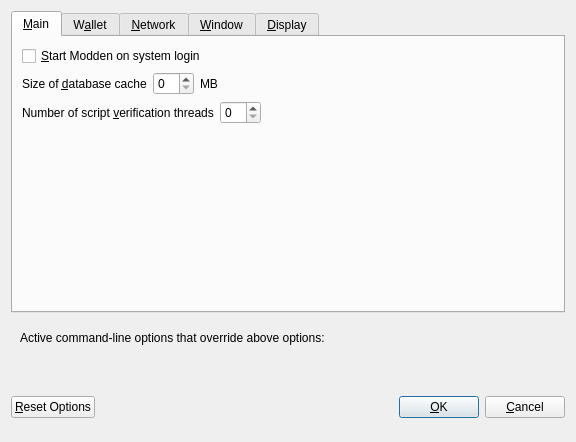
<?xml version="1.0" encoding="UTF-8"?>
<ui version="4.0">
 <class>OptionsDialog</class>
 <widget class="QDialog" name="OptionsDialog">
  <property name="geometry">
   <rect>
    <x>0</x>
    <y>0</y>
    <width>576</width>
    <height>442</height>
   </rect>
  </property>
  <property name="windowTitle">
   <string>Options</string>
  </property>
  <property name="modal">
   <bool>true</bool>
  </property>
  <layout class="QVBoxLayout" name="verticalLayout">
   <item>
    <widget class="QTabWidget" name="tabWidget">
     <property name="currentIndex">
      <number>0</number>
     </property>
     <widget class="QWidget" name="tabMain">
      <attribute name="title">
       <string>&amp;Main</string>
      </attribute>
      <layout class="QVBoxLayout" name="verticalLayout_Main">
       <item>
        <widget class="QCheckBox" name="bitcoinAtStartup">
         <property name="toolTip">
          <string>Automatically start Modden after logging in to the system.</string>
         </property>
         <property name="text">
          <string>&amp;Start Modden on system login</string>
         </property>
        </widget>
       </item>
       <item>
        <layout class="QHBoxLayout" name="horizontalLayout_2_Main">
         <item>
          <widget class="QLabel" name="databaseCacheLabel">
           <property name="text">
            <string>Size of &amp;database cache</string>
           </property>
           <property name="textFormat">
            <enum>Qt::PlainText</enum>
           </property>
           <property name="buddy">
            <cstring>databaseCache</cstring>
           </property>
          </widget>
         </item>
         <item>
          <widget class="QSpinBox" name="databaseCache"/>
         </item>
         <item>
          <widget class="QLabel" name="databaseCacheUnitLabel">
           <property name="text">
            <string>MB</string>
           </property>
           <property name="textFormat">
            <enum>Qt::PlainText</enum>
           </property>
          </widget>
         </item>
         <item>
          <spacer name="horizontalSpacer_2_Main">
           <property name="orientation">
            <enum>Qt::Horizontal</enum>
           </property>
           <property name="sizeHint" stdset="0">
            <size>
             <width>40</width>
             <height>20</height>
            </size>
           </property>
          </spacer>
         </item>
        </layout>
       </item>
       <item>
        <layout class="QHBoxLayout" name="horizontalLayout_3_Main">
         <item>
          <widget class="QLabel" name="threadsScriptVerifLabel">
           <property name="text">
            <string>Number of script &amp;verification threads</string>
           </property>
           <property name="textFormat">
            <enum>Qt::PlainText</enum>
           </property>
           <property name="buddy">
            <cstring>threadsScriptVerif</cstring>
           </property>
          </widget>
         </item>
         <item>
          <widget class="QSpinBox" name="threadsScriptVerif">
           <property name="toolTip">
            <string>(0 = auto, &lt;0 = leave that many cores free)</string>
           </property>
          </widget>
         </item>
         <item>
          <spacer name="horizontalSpacer_3_Main">
           <property name="orientation">
            <enum>Qt::Horizontal</enum>
           </property>
           <property name="sizeHint" stdset="0">
            <size>
             <width>40</width>
             <height>20</height>
            </size>
           </property>
          </spacer>
         </item>
        </layout>
       </item>
       <item>
        <spacer name="verticalSpacer_2">
         <property name="orientation">
          <enum>Qt::Vertical</enum>
         </property>
         <property name="sizeHint" stdset="0">
          <size>
           <width>20</width>
           <height>40</height>
          </size>
         </property>
        </spacer>
       </item>
      </layout>
     </widget>
     <widget class="QWidget" name="tabWallet">
      <attribute name="title">
       <string>W&amp;allet</string>
      </attribute>
      <layout class="QVBoxLayout" name="verticalLayout_Wallet">
       <item>
        <layout class="QHBoxLayout" name="horizontalLayout_2_Wallet">
         <item>
          <widget class="QLabel" name="labelStakeSplitThresholdText">
           <property name="text">
            <string>Stake split threshold:</string>
           </property>
          </widget>
         </item>
         <item>
          <widget class="QSpinBox" name="spinBoxStakeSplitThreshold">
           <property name="minimum">
            <number>1</number>
           </property>
           <property name="maximum">
            <number>999999</number>
           </property>
          </widget>
         </item>
        </layout>
       </item>
       <item>
        <widget class="QGroupBox" name="groupBox">
         <property name="title">
          <string>Expert</string>
         </property>
         <layout class="QVBoxLayout" name="verticalLayout_2">
          <item>
           <widget class="QCheckBox" name="coinControlFeatures">
            <property name="toolTip">
             <string>Whether to show coin control features or not.</string>
            </property>
            <property name="text">
             <string>Enable coin &amp;control features</string>
            </property>
           </widget>
          </item>
          <item>
           <widget class="QCheckBox" name="showMasternodesTab">
            <property name="toolTip">
             <string>Show additional tab listing all your masternodes in first sub-tab&lt;br/&gt;and all masternodes on the network in second sub-tab.</string>
            </property>
            <property name="text">
             <string>Show Masternodes Tab</string>
            </property>
           </widget>
          </item>
          <item>
           <widget class="QCheckBox" name="spendZeroConfChange">
            <property name="toolTip">
             <string>If you disable the spending of unconfirmed change, the change from a transaction&lt;br/&gt;cannot be used until that transaction has at least one confirmation.&lt;br/&gt;This also affects how your balance is computed.</string>
            </property>
            <property name="text">
             <string>&amp;Spend unconfirmed change</string>
            </property>
           </widget>
          </item>
         </layout>
        </widget>
       </item>
       <item>
        <spacer name="verticalSpacer_Wallet">
         <property name="orientation">
          <enum>Qt::Vertical</enum>
         </property>
         <property name="sizeHint" stdset="0">
          <size>
           <width>20</width>
           <height>40</height>
          </size>
         </property>
        </spacer>
       </item>
      </layout>
     </widget>
     <widget class="QWidget" name="tabNetwork">
      <attribute name="title">
       <string>&amp;Network</string>
      </attribute>
      <layout class="QVBoxLayout" name="verticalLayout_Network">
       <item>
        <widget class="QCheckBox" name="mapPortUpnp">
         <property name="toolTip">
          <string>Automatically open the Modden client port on the router. This only works when your router supports UPnP and it is enabled.</string>
         </property>
         <property name="text">
          <string>Map port using &amp;UPnP</string>
         </property>
        </widget>
       </item>
       <item>
        <widget class="QCheckBox" name="allowIncoming">
         <property name="toolTip">
          <string>Accept connections from outside</string>
         </property>
         <property name="text">
          <string>Allow incoming connections</string>
         </property>
        </widget>
       </item>
       <item>
        <widget class="QCheckBox" name="connectSocks">
         <property name="toolTip">
          <string>Connect to the Modden network through a SOCKS5 proxy.</string>
         </property>
         <property name="text">
          <string>&amp;Connect through SOCKS5 proxy (default proxy):</string>
         </property>
        </widget>
       </item>
       <item>
        <layout class="QHBoxLayout" name="horizontalLayout_1_Network">
         <item>
          <widget class="QLabel" name="proxyIpLabel">
           <property name="text">
            <string>Proxy &amp;IP:</string>
           </property>
           <property name="textFormat">
            <enum>Qt::PlainText</enum>
           </property>
           <property name="buddy">
            <cstring>proxyIp</cstring>
           </property>
          </widget>
         </item>
         <item>
          <widget class="QValidatedLineEdit" name="proxyIp">
           <property name="minimumSize">
            <size>
             <width>140</width>
             <height>0</height>
            </size>
           </property>
           <property name="maximumSize">
            <size>
             <width>140</width>
             <height>16777215</height>
            </size>
           </property>
           <property name="toolTip">
            <string>IP address of the proxy (e.g. IPv4: 127.0.0.1 / IPv6: ::1)</string>
           </property>
          </widget>
         </item>
         <item>
          <widget class="QLabel" name="proxyPortLabel">
           <property name="text">
            <string>&amp;Port:</string>
           </property>
           <property name="textFormat">
            <enum>Qt::PlainText</enum>
           </property>
           <property name="buddy">
            <cstring>proxyPort</cstring>
           </property>
          </widget>
         </item>
         <item>
          <widget class="QLineEdit" name="proxyPort">
           <property name="minimumSize">
            <size>
             <width>55</width>
             <height>0</height>
            </size>
           </property>
           <property name="maximumSize">
            <size>
             <width>55</width>
             <height>16777215</height>
            </size>
           </property>
           <property name="toolTip">
            <string>Port of the proxy (e.g. 9050)</string>
           </property>
          </widget>
         </item>
         <item>
          <spacer name="horizontalSpacer_1_Network">
           <property name="orientation">
            <enum>Qt::Horizontal</enum>
           </property>
           <property name="sizeHint" stdset="0">
            <size>
             <width>40</width>
             <height>20</height>
            </size>
           </property>
          </spacer>
         </item>
        </layout>
       </item>
       <item>
        <spacer name="verticalSpacer_Network">
         <property name="orientation">
          <enum>Qt::Vertical</enum>
         </property>
         <property name="sizeHint" stdset="0">
          <size>
           <width>20</width>
           <height>40</height>
          </size>
         </property>
        </spacer>
       </item>
      </layout>
     </widget>
     <widget class="QWidget" name="tabWindow">
      <attribute name="title">
       <string>&amp;Window</string>
      </attribute>
      <layout class="QVBoxLayout" name="verticalLayout_Window">
       <item>
        <widget class="QCheckBox" name="minimizeToTray">
         <property name="toolTip">
          <string>Show only a tray icon after minimizing the window.</string>
         </property>
         <property name="text">
          <string>&amp;Minimize to the tray instead of the taskbar</string>
         </property>
        </widget>
       </item>
       <item>
        <widget class="QCheckBox" name="minimizeOnClose">
         <property name="toolTip">
          <string>Minimize instead of exit the application when the window is closed. When this option is enabled, the application will be closed only after selecting Quit in the menu.</string>
         </property>
         <property name="text">
          <string>M&amp;inimize on close</string>
         </property>
        </widget>
       </item>
       <item>
        <spacer name="verticalSpacer_Window">
         <property name="orientation">
          <enum>Qt::Vertical</enum>
         </property>
         <property name="sizeHint" stdset="0">
          <size>
           <width>20</width>
           <height>40</height>
          </size>
         </property>
        </spacer>
       </item>
      </layout>
     </widget>
     <widget class="QWidget" name="tabDisplay">
      <attribute name="title">
       <string>&amp;Display</string>
      </attribute>
      <layout class="QVBoxLayout" name="verticalLayout_Display">
       <item>
        <layout class="QHBoxLayout" name="horizontalLayout_1_Display">
         <item>
          <widget class="QLabel" name="langLabel">
           <property name="text">
            <string>User Interface &amp;language:</string>
           </property>
           <property name="textFormat">
            <enum>Qt::PlainText</enum>
           </property>
           <property name="buddy">
            <cstring>lang</cstring>
           </property>
          </widget>
         </item>
         <item>
          <widget class="QValueComboBox" name="lang">
           <property name="toolTip">
            <string>The user interface language can be set here. This setting will take effect after restarting Modden.</string>
           </property>
          </widget>
         </item>
        </layout>
       </item>
       <item>
        <widget class="QLabel" name="label_3">
         <property name="toolTip">
          <string notr="true"/>
         </property>
         <property name="statusTip">
          <string notr="true"/>
         </property>
         <property name="whatsThis">
          <string notr="true"/>
         </property>
         <property name="accessibleName">
          <string notr="true"/>
         </property>
         <property name="text">
          <string>Language missing or translation incomplete? Help contributing translations here:
https://discord.gg/axyt3aMMAd</string>
         </property>
         <property name="wordWrap">
          <bool>true</bool>
         </property>
         <property name="openExternalLinks">
          <bool>true</bool>
         </property>
         <property name="textInteractionFlags">
          <set>Qt::TextBrowserInteraction</set>
         </property>
        </widget>
       </item>
       <item>
        <layout class="QHBoxLayout" name="horizontalLayout_2_Display" stretch="0,0">
         <item>
          <widget class="QLabel" name="themeLabel">
           <property name="text">
            <string>User Interface Theme:</string>
           </property>
          </widget>
         </item>
         <item>
          <widget class="QValueComboBox" name="theme"/>
         </item>
        </layout>
       </item>
       <item>
        <widget class="QWidget" name="verticalDisplayWidget" native="true">
         <layout class="QVBoxLayout" name="verticalDisplayLayout">
          <property name="margin">
           <number>0</number>
          </property>
          <item>
           <widget class="Line" name="line">
            <property name="orientation">
             <enum>Qt::Horizontal</enum>
            </property>
           </widget>
          </item>
          <item>
           <layout class="QHBoxLayout" name="horizontalLayout_3_Display">
            <item>
             <widget class="QLabel" name="unitLabel">
              <property name="text">
               <string>Unit to show amounts in:</string>
              </property>
              <property name="textFormat">
               <enum>Qt::PlainText</enum>
              </property>
             </widget>
            </item>
            <item>
             <widget class="QValueComboBox" name="unit">
              <property name="toolTip">
               <string>Choose the default subdivision unit to show in the interface and when sending coins.</string>
              </property>
             </widget>
            </item>
           </layout>
          </item>
          <item>
           <layout class="QHBoxLayout" name="horizontalLayout_4_Display">
            <item>
             <widget class="QLabel" name="digitsLabel">
              <property name="text">
               <string>Decimal digits</string>
              </property>
             </widget>
            </item>
            <item>
             <widget class="QValueComboBox" name="digits"/>
            </item>
           </layout>
          </item>
          <item>
           <layout class="QHBoxLayout" name="horizontalLayout_5_Display">
            <item>
             <widget class="QCheckBox" name="checkBoxHideZeroBalances">
              <property name="toolTip">
               <string>Hide empty balances</string>
              </property>
              <property name="layoutDirection">
               <enum>Qt::LeftToRight</enum>
              </property>
              <property name="text">
               <string>Hide empty balances</string>
              </property>
             </widget>
            </item>
            <item>
             <widget class="QCheckBox" name="checkBoxHideOrphans">
              <property name="toolTip">
               <string>Hide orphan stakes in transaction lists</string>
              </property>
              <property name="text">
               <string>Hide orphan stakes</string>
              </property>
             </widget>
            </item>
            <item>
             <spacer name="horizontalSpacer">
              <property name="orientation">
               <enum>Qt::Horizontal</enum>
              </property>
              <property name="sizeHint" stdset="0">
               <size>
                <width>40</width>
                <height>20</height>
               </size>
              </property>
             </spacer>
            </item>
           </layout>
          </item>
          <item>
           <layout class="QHBoxLayout" name="horizontalLayout_6_Display">
            <item>
             <widget class="QLabel" name="thirdPartyTxUrlsLabel">
              <property name="toolTip">
               <string>Third party URLs (e.g. a block explorer) that appear in the transactions tab as context menu items. %s in the URL is replaced by transaction hash. Multiple URLs are separated by vertical bar |.</string>
              </property>
              <property name="text">
               <string>Third party transaction URLs</string>
              </property>
             </widget>
            </item>
            <item>
             <widget class="QLineEdit" name="thirdPartyTxUrls">
              <property name="toolTip">
               <string>Third party URLs (e.g. a block explorer) that appear in the transactions tab as context menu items. %s in the URL is replaced by transaction hash. Multiple URLs are separated by vertical bar |.</string>
              </property>
             </widget>
            </item>
           </layout>
          </item>
         </layout>
        </widget>
       </item>
       <item>
        <spacer name="verticalSpacer">
         <property name="orientation">
          <enum>Qt::Vertical</enum>
         </property>
         <property name="sizeHint" stdset="0">
          <size>
           <width>20</width>
           <height>40</height>
          </size>
         </property>
        </spacer>
       </item>
      </layout>
     </widget>
    </widget>
   </item>
   <item>
    <widget class="QFrame" name="frame">
     <layout class="QVBoxLayout" name="verticalLayout_Bottom">
      <item>
       <layout class="QHBoxLayout" name="horizontalLayout_Bottom">
        <item>
         <widget class="QLabel" name="overriddenByCommandLineInfoLabel">
          <property name="text">
           <string>Active command-line options that override above options:</string>
          </property>
          <property name="textFormat">
           <enum>Qt::PlainText</enum>
          </property>
         </widget>
        </item>
        <item>
         <spacer name="horizontalSpacer_Bottom">
          <property name="orientation">
           <enum>Qt::Horizontal</enum>
          </property>
          <property name="sizeHint" stdset="0">
           <size>
            <width>40</width>
            <height>20</height>
           </size>
          </property>
         </spacer>
        </item>
       </layout>
      </item>
      <item>
       <widget class="QLabel" name="overriddenByCommandLineLabel">
        <property name="text">
         <string/>
        </property>
        <property name="textFormat">
         <enum>Qt::PlainText</enum>
        </property>
        <property name="wordWrap">
         <bool>true</bool>
        </property>
       </widget>
      </item>
     </layout>
    </widget>
   </item>
   <item>
    <layout class="QHBoxLayout" name="horizontalLayout_Buttons">
     <item>
      <widget class="QPushButton" name="resetButton">
       <property name="toolTip">
        <string>Reset all client options to default.</string>
       </property>
       <property name="text">
        <string>&amp;Reset Options</string>
       </property>
       <property name="autoDefault">
        <bool>false</bool>
       </property>
      </widget>
     </item>
     <item>
      <spacer name="horizontalSpacer_1">
       <property name="orientation">
        <enum>Qt::Horizontal</enum>
       </property>
       <property name="sizeHint" stdset="0">
        <size>
         <width>40</width>
         <height>48</height>
        </size>
       </property>
      </spacer>
     </item>
     <item>
      <widget class="QLabel" name="statusLabel">
       <property name="minimumSize">
        <size>
         <width>200</width>
         <height>0</height>
        </size>
       </property>
       <property name="font">
        <font>
         <weight>75</weight>
         <bold>true</bold>
        </font>
       </property>
       <property name="text">
        <string/>
       </property>
       <property name="textFormat">
        <enum>Qt::PlainText</enum>
       </property>
       <property name="wordWrap">
        <bool>true</bool>
       </property>
      </widget>
     </item>
     <item>
      <spacer name="horizontalSpacer_2">
       <property name="orientation">
        <enum>Qt::Horizontal</enum>
       </property>
       <property name="sizeHint" stdset="0">
        <size>
         <width>40</width>
         <height>48</height>
        </size>
       </property>
      </spacer>
     </item>
     <item>
      <widget class="QPushButton" name="okButton">
       <property name="text">
        <string>&amp;OK</string>
       </property>
       <property name="autoDefault">
        <bool>false</bool>
       </property>
       <property name="default">
        <bool>true</bool>
       </property>
      </widget>
     </item>
     <item>
      <widget class="QPushButton" name="cancelButton">
       <property name="text">
        <string>&amp;Cancel</string>
       </property>
       <property name="autoDefault">
        <bool>false</bool>
       </property>
      </widget>
     </item>
    </layout>
   </item>
  </layout>
 </widget>
 <customwidgets>
  <customwidget>
   <class>QValidatedLineEdit</class>
   <extends>QLineEdit</extends>
   <header>qvalidatedlineedit.h</header>
  </customwidget>
  <customwidget>
   <class>QValueComboBox</class>
   <extends>QComboBox</extends>
   <header>qvaluecombobox.h</header>
  </customwidget>
 </customwidgets>
 <resources/>
 <connections/>
</ui>
